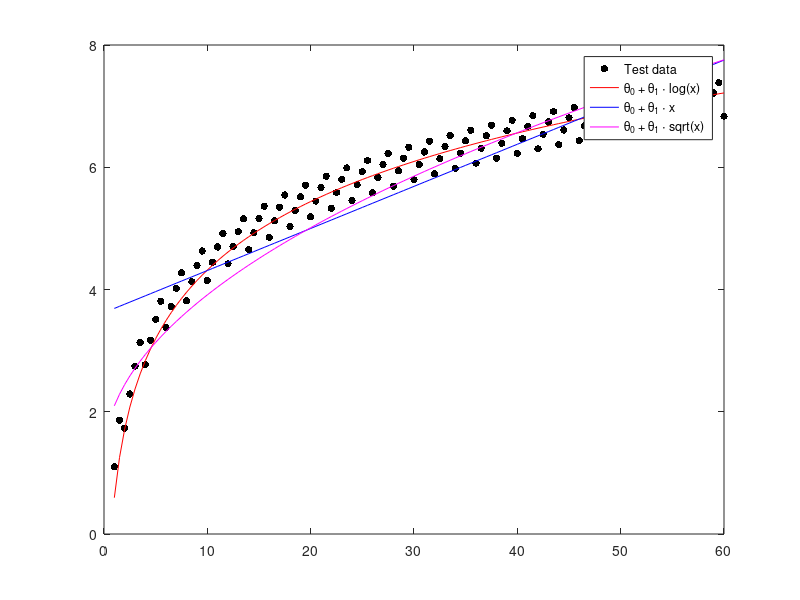
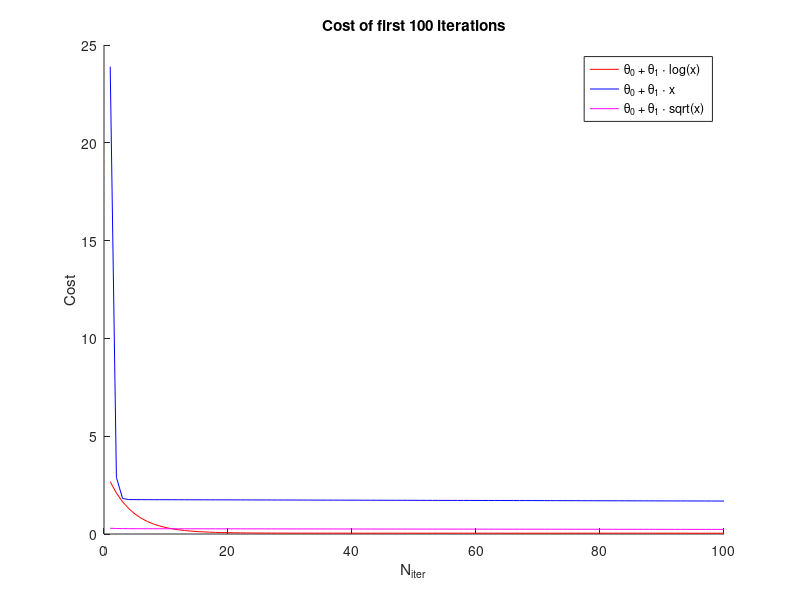

The MATLAB script that drew these images, in order:
close all force;
clear;
clc;

disp("--- You are running 'f01_linear_regression' file now ---")

x = [1:0.5:60]';
y = (1.5 * log(x) + log (rem(x, 2) + 2));              % some nice function :)
plot(x, y, '.k', 'marker', '.', 'markersize', 16);
m = length(x);                                         % count of training examples

                                 % Suppose we want to try approximating our function with three hypotheses:
X1 = [ones(m, 1), log(x)];       % 1) h_theta(x) = theta0 + theta1 * log(x)
X2 = [ones(m, 1), x];            % 2) h_theta(x) = theta0 + theta1 * x
X3 = [ones(m, 1), sqrt(x)];      % 3) h_theta(x) = theta0 + theta1 * sqrt(x)

function J = cost(X, y, theta)
    J = (1 / (2*rows(X))) * (norm(X*theta - y) ^ 2 );
endfunction

function [theta, J_history] = gradientDescent(X, y, theta, alpha, iteration_count)
    m = length(X);
    for i = 1:iteration_count
        theta = theta - (alpha / m) * X' * ( X * theta - y);
        J_history(i) = cost(X, y, theta);
    endfor
endfunction

theta = [0; 1];                  % Let's start with theta0 = 0 and theta1 = 0

alpha1 = 0.01;
iteration_count1 = 1000;

alpha2 = 0.001;
iteration_count2 = 50000;

alpha3 = 0.01;
iteration_count3 = 1000;

[theta1, J_history1] = gradientDescent(X1, y, theta, alpha1, iteration_count1);
[theta2, J_history2] = gradientDescent(X2, y, theta, alpha2, iteration_count2);
[theta3, J_history3] = gradientDescent(X3, y, theta, alpha3, iteration_count3);

hold on;                         % don't erase existing plot

plot(x, X1*theta1, '-r');
plot(x, X2*theta2, '-b');
plot(x, X3*theta3, '-m');
legend('Test data','\theta_0 + \theta_1 \cdot log(x)','\theta_0 + \theta_1 \cdot x','\theta_0 + \theta_1 \cdot sqrt(x)');

fprintf('Cost for theta0 + theta1 * log(x) = %f\n', [cost(X1, y, theta1)]);
fprintf('Cost for theta0 + theta1 * x = %f\n', [cost(X2, y, theta2)]);
fprintf('Cost for theta0 + theta1 * sqrt(x) = %f\n', [cost(X3, y, theta3)]);

figure (2);       % open new window
hold on;

iters = [1:100];
title('Cost of first 100 iterations');
xlabel('N_{iter}');
ylabel('Cost');

plot(iters, J_history1(1:100), '-r');
plot(iters, J_history2(1:100), '-b');
plot(iters, J_history3(1:100), '-m');
legend('\theta_0 + \theta_1 \cdot log(x)','\theta_0 + \theta_1 \cdot x','\theta_0 + \theta_1 \cdot sqrt(x)');